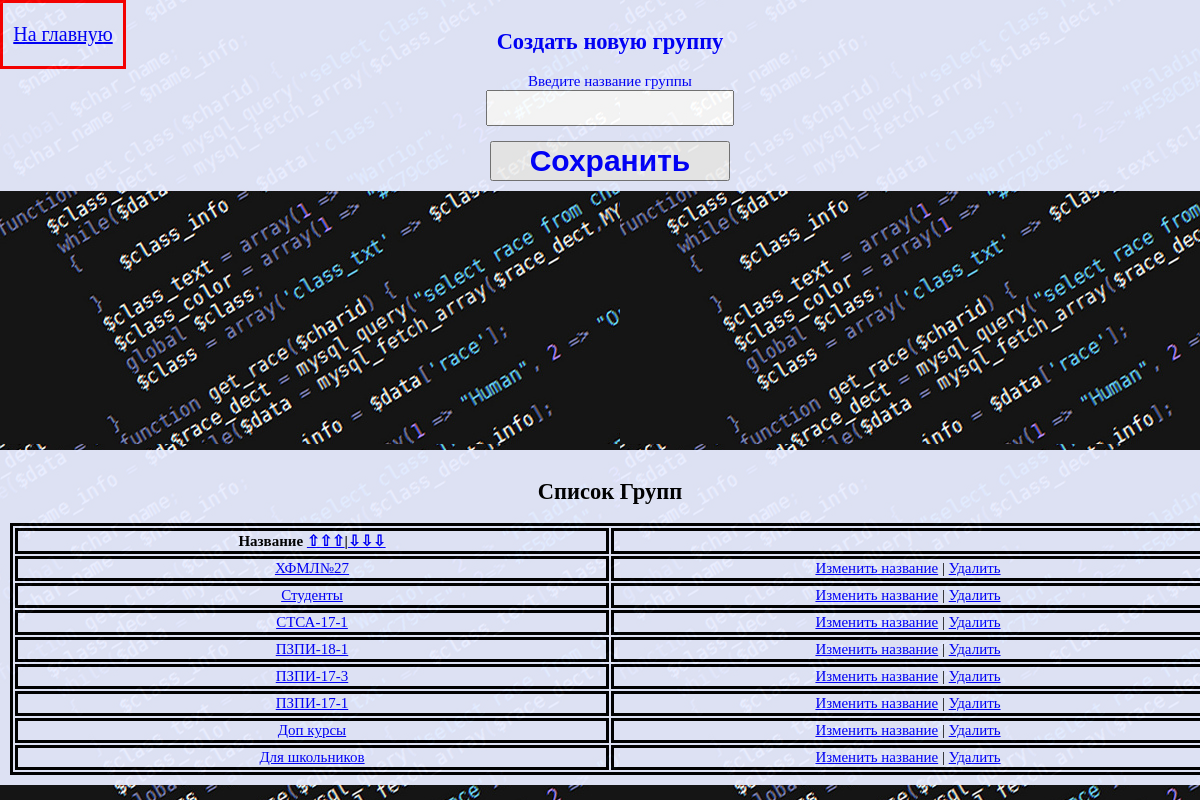
/group_add/, run on the app's committed database.
### algo_learn/models.py (models this page shows)
class Group(models.Model):
    gr_id = models.AutoField(primary_key=True)
    gr_name = models.CharField(max_length=20)
    gr_students = models.ManyToManyField(Student)
    gr_teachers = models.ManyToManyField(Teacher)

### algo_learn/views.py (the view)
# urls.py: re_path(r'^group_add/', views.group_add, name="group_add"),
def group_add(request):
    order = Order.objects.get(id=1).order_group
    if order[-1] == 'd':
        order = '-' + order[:-1]
    people = Person.objects.all()
    group = Group.objects.all().order_by(order)
    return render(request, "group_add.html", {"people": people, "group": group})

### templates/group_add.html (shortened to what this page needs)
<!DOCTYPE html>
{% load staticfiles %}
<html>
<head>
	<link rel="stylesheet" href="{% static 'css/checkin.css' %}" />
</head>
<body class="center" vlink="blue" link="blue">
	<div id="roof">
	<div class="alert" vlink="green" link="green"><a href="{% url 'index' %}" ><p>На главную</p> </a></div>
    <h2>Создать новую группу</h2>
    <form method="POST" action="creategroup/">
        <p>
            <label>Введите название группы</label><br>
            <input type="text" name="name" class="field"/>
        </p>
	    <input type="submit" value="Сохранить" class="si">
    </form>
	</div>
	<div id="center">
	<h2>Список Групп</h2>
    <table>
        <thead><th>Название  <a href="order/gr_name">⇧⇧⇧</a>|<a href="order/gr_named">⇩⇩⇩</a></th><th></th></thead>
        {% for gr in group %}
        <tr>
    		<td><a href="editgr_people/{{gr.gr_id}}/">{{ gr.gr_name }}</a></td>
    		<td><a href="editgroup/{{gr.gr_id}}">Изменить название</a> | <a href="deletegroup/{{gr.gr_id}}">Удалить</a></td>
	    </tr>
		{% endfor %}
    </table>
	</div>
</body>
</html>

### algo_learn/static/css/checkin.css (style rules this page uses)
body { background: url(/static/image/code.jpg); color:black; overflow:auto; }
table,th,td { border:3px solid black; text-align:center; }
.field { color: red; text-align: center; font-size: 15px; width:20%; height:30px; }
.alert { background-color:#e8edff; position:fixed; left:0; top:0; font-size:20px; color: green; border: 3px solid red; width: 10%; text-align: center; }
.center { font-size:15px; text-align:center; }
#roof { overflow:auto; color: blue; opacity: 0.95; position: fixed; left: 0; top: 0; padding: 10px; background: #e8edff; width: 100%; }
#center { overflow:auto; max-height:500px; overflow:scroll; opacity: 0.95; position: fixed; left: 0; top: 450px; padding: 10px; background: #e8edff; width: 100%; }
.si { font-weight:bold; color: blue; font-size:30px; width: 20%; }
table { width: 100%; }
th { width: 10%; }
td:first-child { width: 10%; }

### data on the page
Group: gr_name "ХФМЛ№27"
Group: gr_name "Студенты"
Group: gr_name "СТСА-17-1"
Group: gr_name "ПЗПИ-18-1"
Group: gr_name "ПЗПИ-17-3"
Group: gr_name "ПЗПИ-17-1"
Group: gr_name "Доп курсы"
Group: gr_name "Для школьников"
